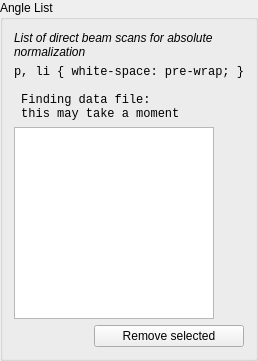
              <widget class="QGroupBox" name="groupBox_3">
               <property name="sizePolicy">
                <sizepolicy hsizetype="Fixed" vsizetype="Preferred">
                 <horstretch>0</horstretch>
                 <verstretch>0</verstretch>
                </sizepolicy>
               </property>
               <property name="title">
                <string>Angle List</string>
               </property>
               <layout class="QVBoxLayout" name="verticalLayout_6">
                <item>
                 <widget class="QLabel" name="label_10">
                  <property name="minimumSize">
                   <size>
                    <width>0</width>
                    <height>16</height>
                   </size>
                  </property>
                  <property name="maximumSize">
                   <size>
                    <width>200</width>
                    <height>16777215</height>
                   </size>
                  </property>
                  <property name="font">
                   <font>
                    <italic>true</italic>
                   </font>
                  </property>
                  <property name="text">
                   <string>List of direct beam scans for absolute normalization</string>
                  </property>
                  <property name="wordWrap">
                   <bool>true</bool>
                  </property>
                 </widget>
                </item>
                <item>
                 <widget class="QLabel" name="waiting_label">
                  <property name="font">
                   <font>
                    <family>Lucida Console</family>
                   </font>
                  </property>
                  <property name="text">
                   <string>&lt;!DOCTYPE HTML PUBLIC &quot;-//W3C//DTD HTML 4.0//EN&quot; &quot;http://www.w3.org/TR/REC-html40/strict.dtd&quot;&gt;
&lt;html&gt;&lt;head&gt;&lt;meta name=&quot;qrichtext&quot; content=&quot;1&quot; /&gt;&lt;style type=&quot;text/css&quot;&gt;
p, li { white-space: pre-wrap; }
&lt;/style&gt;&lt;/head&gt;&lt;body style=&quot; font-family:'Ubuntu'; font-size:11pt; font-weight:400; font-style:normal;&quot;&gt;
&lt;p style=&quot; margin-top:0px; margin-bottom:0px; margin-left:0px; margin-right:0px; -qt-block-indent:0; text-indent:0px;&quot;&gt;&lt;span style=&quot; font-weight:600; color:#aa557f;&quot;&gt;Finding data file:&lt;/span&gt;&lt;/p&gt;
&lt;p style=&quot; margin-top:0px; margin-bottom:0px; margin-left:0px; margin-right:0px; -qt-block-indent:0; text-indent:0px;&quot;&gt;&lt;span style=&quot; font-weight:600; color:#aa557f;&quot;&gt;this may take a moment&lt;/span&gt;&lt;/p&gt;&lt;/body&gt;&lt;/html&gt;</string>
                  </property>
                 </widget>
                </item>
                <item>
                 <widget class="QListWidget" name="angle_list">
                  <property name="sizePolicy">
                   <sizepolicy hsizetype="Fixed" vsizetype="Expanding">
                    <horstretch>0</horstretch>
                    <verstretch>0</verstretch>
                   </sizepolicy>
                  </property>
                  <property name="minimumSize">
                   <size>
                    <width>200</width>
                    <height>0</height>
                   </size>
                  </property>
                  <property name="maximumSize">
                   <size>
                    <width>200</width>
                    <height>16777215</height>
                   </size>
                  </property>
                  <property name="dragEnabled">
                   <bool>true</bool>
                  </property>
                  <property name="dragDropMode">
                   <enum>QAbstractItemView::InternalMove</enum>
                  </property>
                  <property name="defaultDropAction">
                   <enum>Qt::MoveAction</enum>
                  </property>
                  <property name="alternatingRowColors">
                   <bool>true</bool>
                  </property>
                 </widget>
                </item>
                <item>
                 <layout class="QHBoxLayout" name="horizontalLayout_12">
                  <item>
                   <spacer name="horizontalSpacer_11">
                    <property name="orientation">
                     <enum>Qt::Horizontal</enum>
                    </property>
                    <property name="sizeType">
                     <enum>QSizePolicy::Expanding</enum>
                    </property>
                    <property name="sizeHint" stdset="0">
                     <size>
                      <width>20</width>
                      <height>20</height>
                     </size>
                    </property>
                   </spacer>
                  </item>
                  <item>
                   <widget class="QPushButton" name="remove_btn">
                    <property name="minimumSize">
                     <size>
                      <width>150</width>
                      <height>0</height>
                     </size>
                    </property>
                    <property name="maximumSize">
                     <size>
                      <width>150</width>
                      <height>16777215</height>
                     </size>
                    </property>
                    <property name="toolTip">
                     <string>Remove selected item</string>
                    </property>
                    <property name="text">
                     <string>Remove selected</string>
                    </property>
                   </widget>
                  </item>
                 </layout>
                </item>
               </layout>
              </widget>
